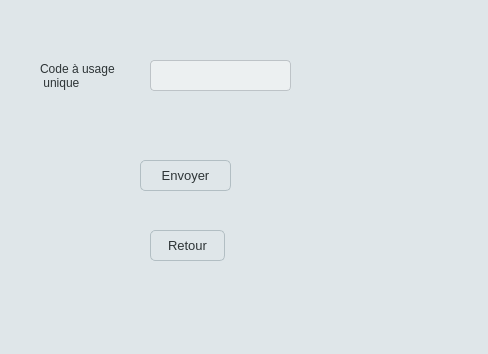
<?xml version="1.0" encoding="UTF-8"?>
<ui version="4.0">
 <class>Double_Auth</class>
 <widget class="QWidget" name="Double_Auth">
  <property name="geometry">
   <rect>
    <x>0</x>
    <y>0</y>
    <width>488</width>
    <height>354</height>
   </rect>
  </property>
  <property name="windowTitle">
   <string>Double_Auth</string>
  </property>
  <property name="styleSheet">
   <string notr="true">QWidget {
    background-color: #dfe6e9;
    color: #2d3436;
}</string>
  </property>
  <widget class="QLabel" name="label">
   <property name="geometry">
    <rect>
     <x>40</x>
     <y>50</y>
     <width>131</width>
     <height>51</height>
    </rect>
   </property>
   <property name="text">
    <string>Code à usage 
 unique </string>
   </property>
  </widget>
  <widget class="QLineEdit" name="lE_totp">
   <property name="geometry">
    <rect>
     <x>150</x>
     <y>60</y>
     <width>141</width>
     <height>31</height>
    </rect>
   </property>
   <property name="styleSheet">
    <string notr="true">QLineEdit {
    background-color: #ecf0f1;
    border: 1px solid #bdc3c7;
    border-radius: 4px;
    padding: 5px;
    color: #2c3e50;
    font: 12px;
}

QLineEdit:focus {
    border: 1px solid #3498db;
}</string>
   </property>
  </widget>
  <widget class="QPushButton" name="pb_envoyer">
   <property name="geometry">
    <rect>
     <x>140</x>
     <y>160</y>
     <width>91</width>
     <height>31</height>
    </rect>
   </property>
   <property name="styleSheet">
    <string notr="true">QPushButton {
    background-color: #dfe6e9;
    border: 1px solid #b2bec3;
    border-radius: 5px;
    color: #2d3436;
    padding: 6px 12px;
    font: 13px;
}

QPushButton:hover {
    background-color: #b2bec3;
}

QPushButton:pressed {
    background-color: #636e72;
    color: #ffffff;
}</string>
   </property>
   <property name="text">
    <string>Envoyer</string>
   </property>
  </widget>
  <widget class="QPushButton" name="pushButton">
   <property name="geometry">
    <rect>
     <x>150</x>
     <y>230</y>
     <width>75</width>
     <height>31</height>
    </rect>
   </property>
   <property name="styleSheet">
    <string notr="true">QPushButton {
    background-color: #dfe6e9;
    border: 1px solid #b2bec3;
    border-radius: 5px;
    color: #2d3436;
    padding: 6px 12px;
    font: 13px;
}

QPushButton:hover {
    background-color: #b2bec3;
}

QPushButton:pressed {
    background-color: #636e72;
    color: #ffffff;
}</string>
   </property>
   <property name="text">
    <string>Retour</string>
   </property>
  </widget>
 </widget>
 <resources/>
 <connections/>
</ui>
